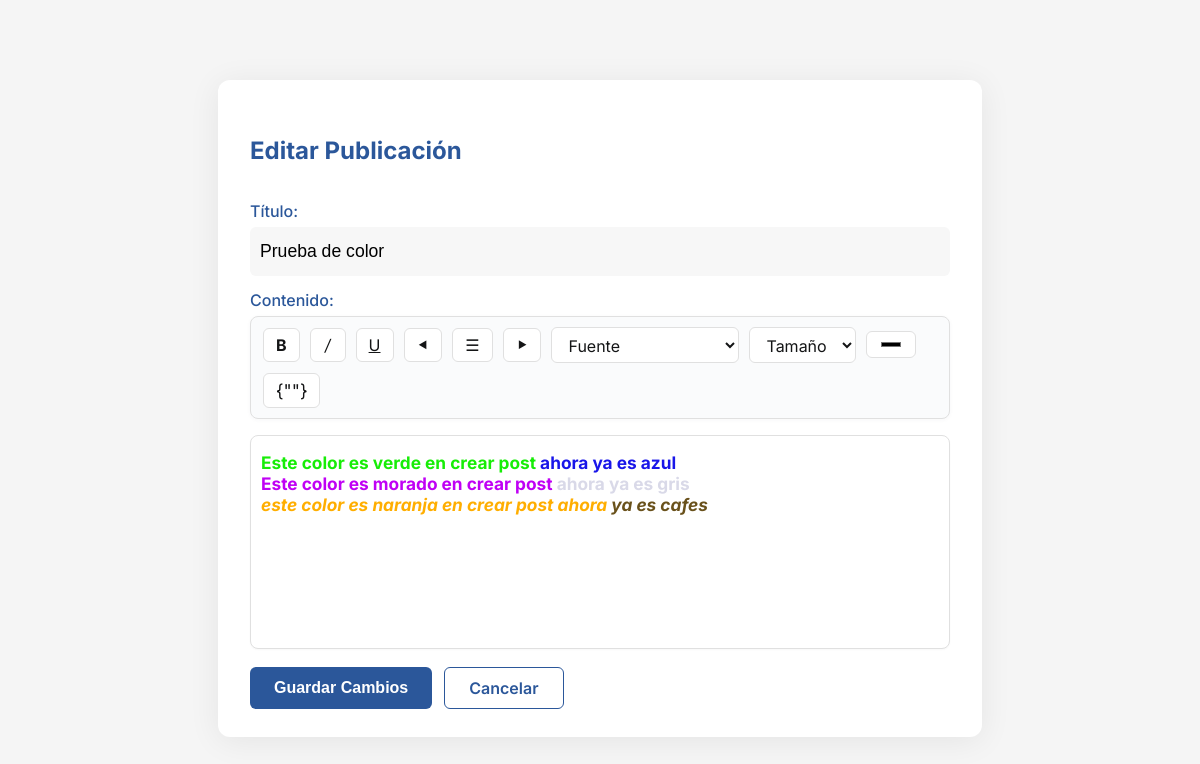
The app's page /accounts/editar/31/ (signed in) with its own data.
### accounts/models.py (models this page shows, shortened)
class Post(models.Model):
    author = models.ForeignKey(settings.AUTH_USER_MODEL, on_delete=models.CASCADE)
    title = models.CharField(max_length=200)
    content = models.TextField()
    created_at = models.DateTimeField(auto_now_add=True)

### accounts/views.py (the view)
# urls.py: path('editar/<int:post_id>/', views.editar_post, name='editar_post'),
@login_required
def editar_post(request, post_id):
    post = get_object_or_404(Post, id=post_id, author=request.user)
    if request.method == 'POST':
        post.title = request.POST.get('title')
        post.content = request.POST.get('content').strip()
        post.save()
        return redirect('perfil')
    return render(request, 'editar_post.html', {'post': post})

### core/templates/editar_post.html (shortened to what this page needs)
{% load static %}
<!DOCTYPE html>
<html lang="es">
<head>
  <link rel="stylesheet" href="https://cdnjs.cloudflare.com/ajax/libs/highlight.js/11.8.0/styles/github.min.css">
  <link rel="stylesheet" href="{% static 'css/editar_post.css' %}">
</head>
<body>
  <div class="card">
    <h2>Editar Publicación</h2>
    <form method="post">
      <label for="title">Título:</label>
      <input type="text" id="title" name="title" value="{{ post.title }}">
      <label for="content">Contenido:</label>
      <div class="toolbar">
        <button type="button" onclick="format('bold')"><b>B</b></button>
        <button type="button" onclick="format('italic')"><i>/</i></button>
        <button type="button" onclick="format('underline')"><u>U</u></button>
        <button type="button" onclick="format('justifyLeft')">⯇</button>
        <button type="button" onclick="format('justifyCenter')">☰</button>
        <button type="button" onclick="format('justifyRight')">⯈</button>
        <select onchange="format('fontName', this.value)">
          <option selected disabled>Fuente</option>
        </select>
        <select onchange="format('fontSize', this.value)">
          <option selected disabled>Tamaño</option>
        </select>
        <input type="color" onchange="format('foreColor', this.value)" title="Color de texto">
        <button type="button" onclick="insertCodeBlock()">{""}</button>
      </div>
      <div class="contenido" contenteditable="true" id="editor">
        {% autoescape off %}
        {{ post.content }}
        {% endautoescape %}
      </div>
      <div class="botones">
        <button type="submit" class="btn-primario">Guardar Cambios</button>
        <a href="{% url 'perfil' %}" class="btn-secundario">Cancelar</a>
      </div>
    </form>
  </div>
</body>
</html>

### core/static/css/editar_post.css (style rules this page uses)
body { font-family: 'Segoe UI', Arial, sans-serif; background-color: #f5f5f5; margin: 0; padding: 40px; }
.card { max-width: 700px; margin: 40px auto; background: #fff; border-radius: 12px; box-shadow: 0 4px 32px rgba(0, 0, 0, 0.07); padding: 36px 32px 28px 32px; display: flex; flex-direction: column; gap: 18px; font-family: 'Inter', 'Segoe UI', Arial, sans-serif; }
.card h2 { color: #2b579a; font-size: 1.5rem; margin-bottom: 18px; font-weight: 700; }
label { font-weight: 500; color: #2b579a; margin-bottom: 6px; display: block; }
input[type="text"] { width: 100%; border: none; border-radius: 6px; font-size: 1.1rem; font-weight: 500; padding: 14px 10px; margin-bottom: 14px; background: #f7f7f7; outline: none; box-sizing: border-box; transition: border 0.18s; }
.toolbar { display: flex; flex-wrap: wrap; gap: 10px; background: #fafbfc; border: 1px solid #e0e0e0; border-radius: 8px; padding: 10px 12px; margin-bottom: 16px; align-items: center; box-shadow: 0 1px 4px rgba(44, 62, 80, 0.04); }
.toolbar button, .toolbar select, .toolbar input[type="color"] { background: #fff; border: 1.5px solid #e0e0e0; border-radius: 6px; padding: 6px 12px; font-size: 1rem; cursor: pointer; transition: background 0.18s, border 0.18s; margin: 0; outline: none; color: #141516; font-family: inherit; min-width: 36px; }
.toolbar select { min-width: 90px; }
.toolbar button:last-child { font-size: 1.1rem; }
.contenido[contenteditable="true"] { min-height: 180px; background: #fff; border: 1.5px solid #e0e0e0; border-radius: 8px; padding: 16px 10px; font-size: 1.08rem; margin-bottom: 18px; outline: none; resize: vertical; box-shadow: 0 1px 2px rgba(0, 0, 0, 0.03); color: #333; transition: border 0.18s; }
.botones { display: flex; gap: 12px; margin-top: 10px; }
.btn-primario { background: #2b579a; color: #fff; border: none; border-radius: 6px; padding: 10px 24px; font-size: 1rem; font-weight: 600; cursor: pointer; transition: background 0.2s; }
.btn-secundario { background: #fff; color: #2b579a; border: 1.5px solid #2b579a; border-radius: 6px; padding: 10px 24px; font-size: 1rem; font-weight: 600; cursor: pointer; transition: background 0.2s, color 0.2s; text-decoration: none; }

### records on screen
Post: title "Prueba de color", content "Este color es verde en crear post ahora ya es azul Este color es morado en crear post ahora ya es gris este color es naranja en crear post ahora ya es cafes"
